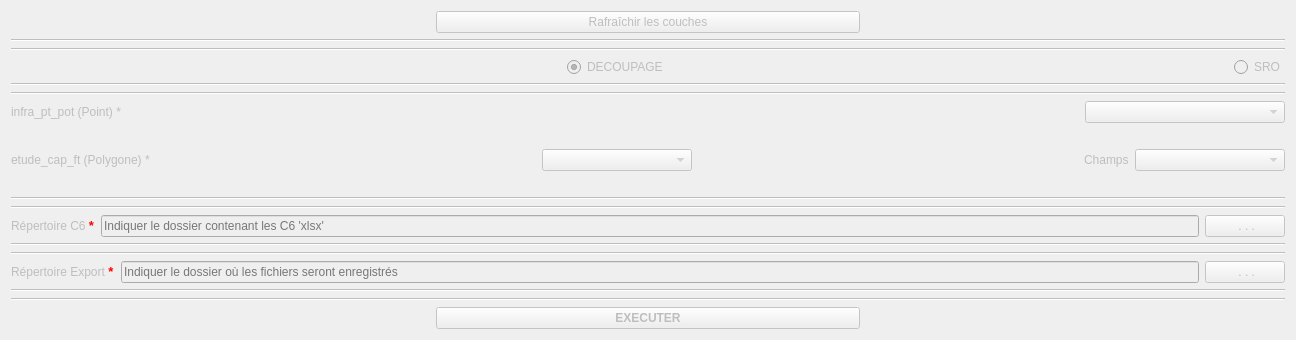
     <widget class="QWidget" name="tab_c6_bd">
      <property name="enabled">
       <bool>false</bool>
      </property>
      <property name="font">
       <font>
        <weight>50</weight>
        <bold>false</bold>
        <kerning>true</kerning>
       </font>
      </property>
      <attribute name="title">
       <string>1. C6 vs BD</string>
      </attribute>
      <layout class="QGridLayout" name="gridLayout">
       <item row="0" column="0">
        <layout class="QVBoxLayout" name="verticalLayout">
         <item>
          <layout class="QHBoxLayout" name="horizontalLayout_14">
           <item>
            <spacer name="horizontalSpacer_10">
             <property name="orientation">
              <enum>Qt::Horizontal</enum>
             </property>
             <property name="sizeHint" stdset="0">
              <size>
               <width>40</width>
               <height>20</height>
              </size>
             </property>
            </spacer>
           </item>
           <item>
            <widget class="QPushButton" name="C6BdRafraichirUi">
             <property name="sizePolicy">
              <sizepolicy hsizetype="Expanding" vsizetype="Fixed">
               <horstretch>0</horstretch>
               <verstretch>0</verstretch>
              </sizepolicy>
             </property>
             <property name="text">
              <string>Rafraîchir les couches</string>
             </property>
            </widget>
           </item>
           <item>
            <spacer name="horizontalSpacer_18">
             <property name="orientation">
              <enum>Qt::Horizontal</enum>
             </property>
             <property name="sizeHint" stdset="0">
              <size>
               <width>40</width>
               <height>20</height>
              </size>
             </property>
            </spacer>
           </item>
          </layout>
         </item>
         <item>
          <widget class="Line" name="line_21">
           <property name="orientation">
            <enum>Qt::Horizontal</enum>
           </property>
          </widget>
         </item>
         <item>
          <widget class="Line" name="line">
           <property name="orientation">
            <enum>Qt::Horizontal</enum>
           </property>
          </widget>
         </item>
         <item>
          <layout class="QHBoxLayout" name="horizontalLayout_68">
           <item>
            <spacer name="horizontalSpacer_8">
             <property name="orientation">
              <enum>Qt::Horizontal</enum>
             </property>
             <property name="sizeHint" stdset="0">
              <size>
               <width>556</width>
               <height>20</height>
              </size>
             </property>
            </spacer>
           </item>
           <item>
            <widget class="QRadioButton" name="radioButtonEnAttente">
             <property name="enabled">
              <bool>false</bool>
             </property>
             <property name="text">
              <string>DECOUPAGE </string>
             </property>
             <property name="checked">
              <bool>true</bool>
             </property>
            </widget>
           </item>
           <item>
            <spacer name="horizontalSpacer_3">
             <property name="orientation">
              <enum>Qt::Horizontal</enum>
             </property>
             <property name="sizeHint" stdset="0">
              <size>
               <width>556</width>
               <height>20</height>
              </size>
             </property>
            </spacer>
           </item>
           <item>
            <widget class="QRadioButton" name="radioButton_Co">
             <property name="enabled">
              <bool>false</bool>
             </property>
             <property name="text">
              <string>SRO</string>
             </property>
            </widget>
           </item>
          </layout>
         </item>
         <item>
          <widget class="Line" name="line_3">
           <property name="orientation">
            <enum>Qt::Horizontal</enum>
           </property>
          </widget>
         </item>
         <item>
          <widget class="Line" name="line_5">
           <property name="orientation">
            <enum>Qt::Horizontal</enum>
           </property>
          </widget>
         </item>
         <item>
          <layout class="QHBoxLayout" name="horizontalLayout_9">
           <item>
            <widget class="QLabel" name="label_6">
             <property name="enabled">
              <bool>false</bool>
             </property>
             <property name="text">
              <string>infra_pt_pot (Point) *</string>
             </property>
            </widget>
           </item>
           <item>
            <spacer name="horizontalSpacer_38">
             <property name="orientation">
              <enum>Qt::Horizontal</enum>
             </property>
             <property name="sizeHint" stdset="0">
              <size>
               <width>40</width>
               <height>20</height>
              </size>
             </property>
            </spacer>
           </item>
           <item>
            <widget class="QComboBox" name="C6BdcomboBox_infra_pt_pot">
             <property name="minimumSize">
              <size>
               <width>200</width>
               <height>0</height>
              </size>
             </property>
            </widget>
           </item>
          </layout>
         </item>
         <item>
          <spacer name="horizontalSpacer_4">
           <property name="orientation">
            <enum>Qt::Horizontal</enum>
           </property>
           <property name="sizeHint" stdset="0">
            <size>
             <width>40</width>
             <height>20</height>
            </size>
           </property>
          </spacer>
         </item>
         <item>
          <layout class="QHBoxLayout" name="horizontalLayout_10">
           <item>
            <widget class="QLabel" name="label_7">
             <property name="enabled">
              <bool>false</bool>
             </property>
             <property name="text">
              <string>etude_cap_ft (Polygone) *</string>
             </property>
            </widget>
           </item>
           <item>
            <spacer name="horizontalSpacer_39">
             <property name="orientation">
              <enum>Qt::Horizontal</enum>
             </property>
             <property name="sizeHint" stdset="0">
              <size>
               <width>40</width>
               <height>20</height>
              </size>
             </property>
            </spacer>
           </item>
           <item>
            <widget class="QComboBox" name="C6BdcomboBox_etude_cap_ft">
             <property name="minimumSize">
              <size>
               <width>150</width>
               <height>0</height>
              </size>
             </property>
            </widget>
           </item>
           <item>
            <spacer name="horizontalSpacer_5">
             <property name="orientation">
              <enum>Qt::Horizontal</enum>
             </property>
             <property name="sizeHint" stdset="0">
              <size>
               <width>40</width>
               <height>20</height>
              </size>
             </property>
            </spacer>
           </item>
           <item>
            <widget class="QLabel" name="label_9">
             <property name="enabled">
              <bool>false</bool>
             </property>
             <property name="text">
              <string>Champs</string>
             </property>
            </widget>
           </item>
           <item>
            <widget class="QComboBox" name="C6BdcomboBoxChampsCapFt">
             <property name="minimumSize">
              <size>
               <width>150</width>
               <height>0</height>
              </size>
             </property>
            </widget>
           </item>
          </layout>
         </item>
         <item>
          <spacer name="horizontalSpacer_2">
           <property name="orientation">
            <enum>Qt::Horizontal</enum>
           </property>
           <property name="sizeHint" stdset="0">
            <size>
             <width>40</width>
             <height>20</height>
            </size>
           </property>
          </spacer>
         </item>
         <item>
          <widget class="Line" name="line_4">
           <property name="orientation">
            <enum>Qt::Horizontal</enum>
           </property>
          </widget>
         </item>
         <item>
          <widget class="Line" name="line_14">
           <property name="orientation">
            <enum>Qt::Horizontal</enum>
           </property>
          </widget>
         </item>
         <item>
          <layout class="QHBoxLayout" name="horizontalLayout_47">
           <item>
            <widget class="QLabel" name="DossierExport_5">
             <property name="enabled">
              <bool>false</bool>
             </property>
             <property name="sizePolicy">
              <sizepolicy hsizetype="Fixed" vsizetype="Fixed">
               <horstretch>0</horstretch>
               <verstretch>0</verstretch>
              </sizepolicy>
             </property>
             <property name="text">
              <string>&lt;html&gt;&lt;head/&gt;&lt;body&gt;&lt;p&gt;Répertoire C6 &lt;span style=&quot; font-family:'Sans Serif'; font-size:10pt; font-weight:600; color:#ff0000;&quot;&gt;*&lt;/span&gt;&lt;/p&gt;&lt;/body&gt;&lt;/html&gt;</string>
             </property>
            </widget>
           </item>
           <item>
            <widget class="QLineEdit" name="lienCheminFichiersC6">
             <property name="enabled">
              <bool>false</bool>
             </property>
             <property name="sizePolicy">
              <sizepolicy hsizetype="Expanding" vsizetype="Fixed">
               <horstretch>0</horstretch>
               <verstretch>0</verstretch>
              </sizepolicy>
             </property>
             <property name="font">
              <font>
               <pointsize>9</pointsize>
               <weight>50</weight>
               <bold>false</bold>
               <strikeout>false</strikeout>
               <kerning>true</kerning>
              </font>
             </property>
             <property name="placeholderText">
              <string>Indiquer le dossier contenant les C6 'xlsx'</string>
             </property>
            </widget>
           </item>
           <item>
            <widget class="QPushButton" name="C6BdboutonCheminFichiersC6">
             <property name="enabled">
              <bool>false</bool>
             </property>
             <property name="sizePolicy">
              <sizepolicy hsizetype="Fixed" vsizetype="Fixed">
               <horstretch>0</horstretch>
               <verstretch>0</verstretch>
              </sizepolicy>
             </property>
             <property name="text">
              <string> . . .</string>
             </property>
            </widget>
           </item>
          </layout>
         </item>
         <item>
          <widget class="Line" name="line_12">
           <property name="orientation">
            <enum>Qt::Horizontal</enum>
           </property>
          </widget>
         </item>
         <item>
          <widget class="Line" name="line_6">
           <property name="orientation">
            <enum>Qt::Horizontal</enum>
           </property>
          </widget>
         </item>
         <item>
          <layout class="QHBoxLayout" name="horizontalLayout_45">
           <item>
            <widget class="QLabel" name="DossierExport_4">
             <property name="enabled">
              <bool>false</bool>
             </property>
             <property name="sizePolicy">
              <sizepolicy hsizetype="Fixed" vsizetype="Fixed">
               <horstretch>0</horstretch>
               <verstretch>0</verstretch>
              </sizepolicy>
             </property>
             <property name="text">
              <string>Répertoire Export &lt;span style=&quot; font-family:'Sans Serif'; font-size:10pt; font-weight:600; color:#ff0000;&quot;&gt; *&lt;/span&gt;&lt;/body&gt;&lt;/html&gt;</string>
             </property>
            </widget>
           </item>
           <item>
            <widget class="QLineEdit" name="lienCheminExportDonnees">
             <property name="enabled">
              <bool>false</bool>
             </property>
             <property name="sizePolicy">
              <sizepolicy hsizetype="Expanding" vsizetype="Fixed">
               <horstretch>0</horstretch>
               <verstretch>0</verstretch>
              </sizepolicy>
             </property>
             <property name="font">
              <font>
               <pointsize>9</pointsize>
               <weight>50</weight>
               <bold>false</bold>
               <strikeout>false</strikeout>
               <kerning>true</kerning>
              </font>
             </property>
             <property name="placeholderText">
              <string>Indiquer le dossier où les fichiers seront enregistrés</string>
             </property>
            </widget>
           </item>
           <item>
            <widget class="QPushButton" name="C6BdboutonCheminExportDonnees">
             <property name="enabled">
              <bool>false</bool>
             </property>
             <property name="sizePolicy">
              <sizepolicy hsizetype="Fixed" vsizetype="Fixed">
               <horstretch>0</horstretch>
               <verstretch>0</verstretch>
              </sizepolicy>
             </property>
             <property name="text">
              <string> . . .</string>
             </property>
            </widget>
           </item>
          </layout>
         </item>
         <item>
          <widget class="Line" name="line_16">
           <property name="orientation">
            <enum>Qt::Horizontal</enum>
           </property>
          </widget>
         </item>
         <item>
          <widget class="Line" name="line_7">
           <property name="orientation">
            <enum>Qt::Horizontal</enum>
           </property>
          </widget>
         </item>
         <item>
          <layout class="QHBoxLayout" name="horizontalLayout_11">
           <item>
            <spacer name="horizontalSpacer_9">
             <property name="orientation">
              <enum>Qt::Horizontal</enum>
             </property>
             <property name="sizeHint" stdset="0">
              <size>
               <width>40</width>
               <height>20</height>
              </size>
             </property>
            </spacer>
           </item>
           <item>
            <widget class="QPushButton" name="C6BdLanceur">
             <property name="enabled">
              <bool>false</bool>
             </property>
             <property name="sizePolicy">
              <sizepolicy hsizetype="Expanding" vsizetype="Fixed">
               <horstretch>0</horstretch>
               <verstretch>0</verstretch>
              </sizepolicy>
             </property>
             <property name="font">
              <font>
               <weight>75</weight>
               <bold>true</bold>
               <kerning>true</kerning>
              </font>
             </property>
             <property name="text">
              <string>EXECUTER</string>
             </property>
            </widget>
           </item>
           <item>
            <spacer name="horizontalSpacer_17">
             <property name="orientation">
              <enum>Qt::Horizontal</enum>
             </property>
             <property name="sizeHint" stdset="0">
              <size>
               <width>40</width>
               <height>20</height>
              </size>
             </property>
            </spacer>
           </item>
          </layout>
         </item>
        </layout>
       </item>
      </layout>
     </widget>
